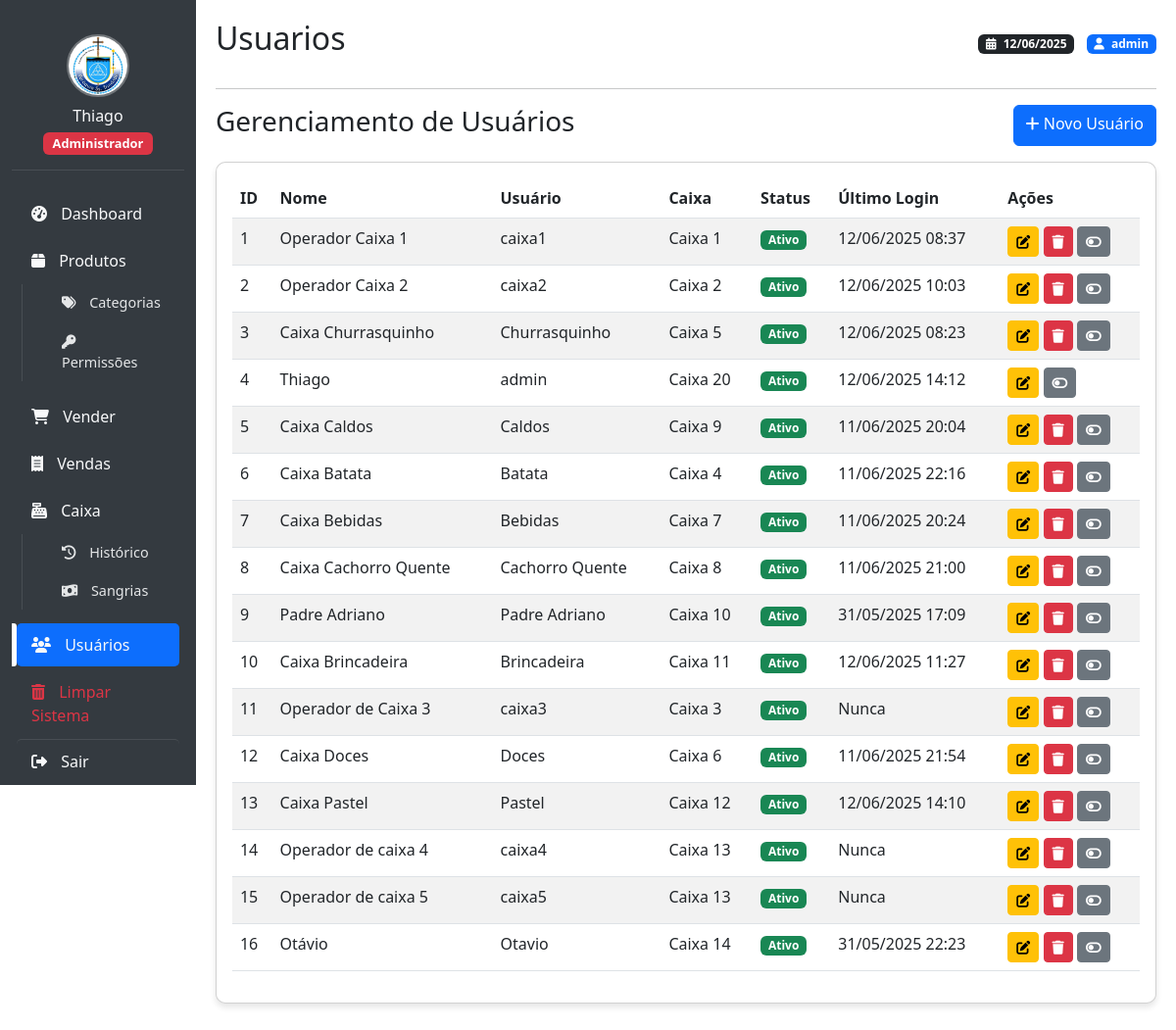
Page /usuarios.php (signed in) on the earlier database version.
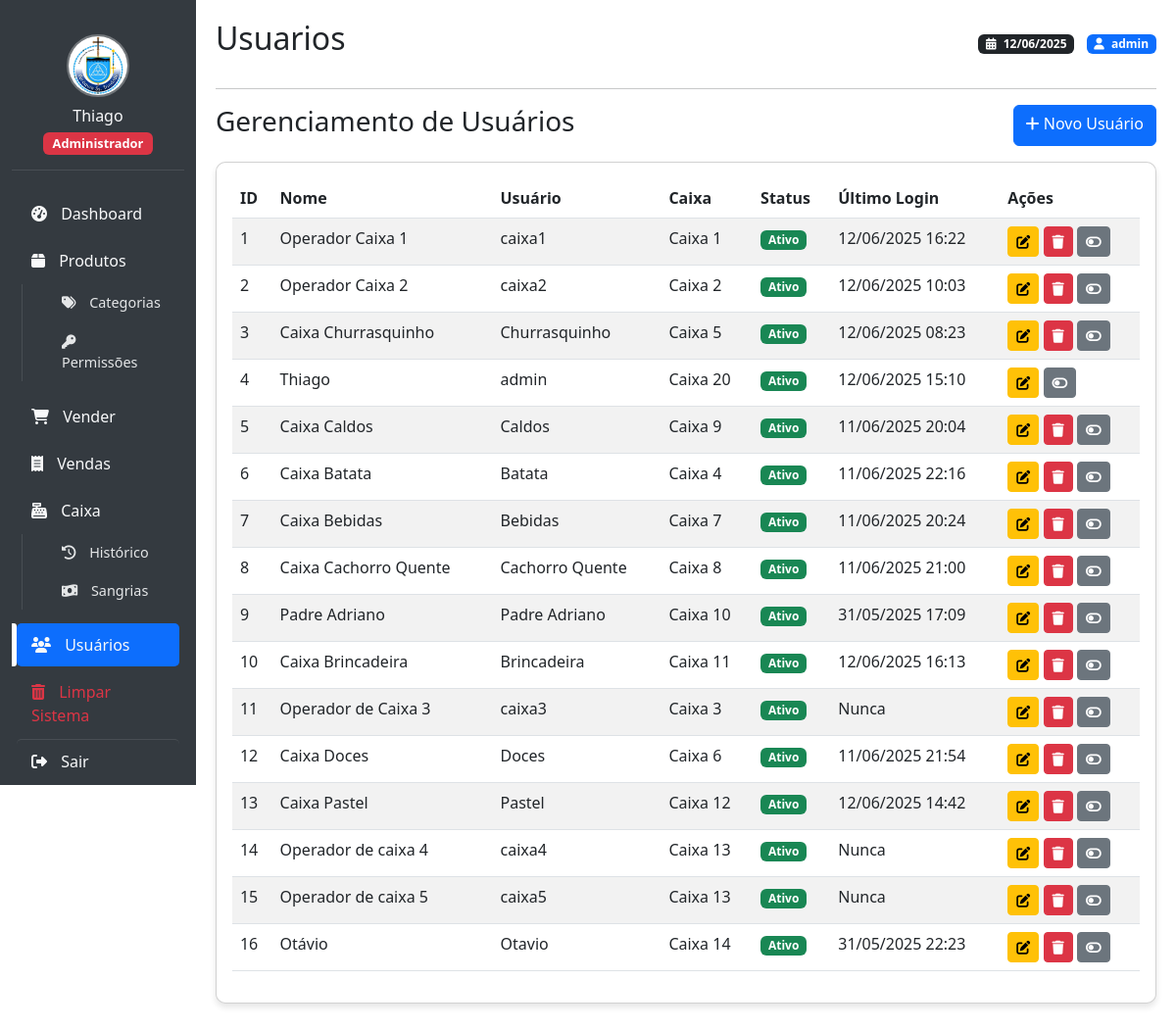
Same page on the later database version.
### tables this page shows
CREATE TABLE IF NOT EXISTS `usuarios` (
  `id` int(11) NOT NULL AUTO_INCREMENT,
  `nome` varchar(100) NOT NULL,
  `usuario` varchar(50) NOT NULL,
  `senha` varchar(255) NOT NULL,
  `caixa_numero` int(11) NOT NULL,
  `ativo` tinyint(1) DEFAULT 1,
  `ultimo_login` datetime DEFAULT NULL,
  `nivel` varchar(20) NOT NULL DEFAULT 'operador' COMMENT 'administrador ou operador',
  PRIMARY KEY (`id`),
  UNIQUE KEY `usuario` (`usuario`)
);

### usuarios.php (the view, shortened to what this page needs)
<?php
require_once 'db.php';
$sql = "SELECT * FROM usuarios ORDER BY id";
$result = mysqli_query($conn, $sql);
include 'header.php';
?>
<div class="d-flex justify-content-between mb-3">
    <h3>Gerenciamento de Usuários</h3>
    <a href="adicionar_usuario.php" class="btn btn-primary">
        <i class="fas fa-plus"></i> Novo Usuário
    </a>
</div>
<div class="card">
    <div class="card-body">
        <div class="table-responsive">
            <table class="table table-striped table-hover">
                <thead>
                    <tr>
                        <th>ID</th>
                        <th>Nome</th>
                        <th>Usuário</th>
                        <th>Caixa</th>
                        <th>Status</th>
                        <th>Último Login</th>
                        <th>Ações</th>
                    </tr>
                </thead>
                <tbody>
                    <?php if (mysqli_num_rows($result) > 0): ?>
                        <?php while($row = mysqli_fetch_assoc($result)): ?>
                            <tr>
                                <td><?php echo $row['id']; ?></td>
                                <td><?php echo $row['nome']; ?></td>
                                <td><?php echo $row['usuario']; ?></td>
                                <td>Caixa <?php echo $row['caixa_numero']; ?></td>
                                <td>
                                    <?php if ($row['ativo']): ?>
                                        <span class="badge bg-success">Ativo</span>
                                    <?php else: ?>
                                        <span class="badge bg-danger">Inativo</span>
                                    <?php endif; ?>
                                </td>
                                <td>
                                    <?php echo $row['ultimo_login'] ? date('d/m/Y H:i', strtotime($row['ultimo_login'])) : 'Nunca' ?>
                                </td>
                                <td>
                                    <a href="editar_usuario.php?id=<?php echo $row['id']; ?>" class="btn btn-sm btn-warning">
                                        <i class="fas fa-edit"></i>
                                    </a>
                                    <?php if ($row['id'] != $_SESSION['usuario_id']):  ?>
                                    <a href="excluir_usuario.php?id=<?php echo $row['id']; ?>" class="btn btn-sm btn-danger"
                                       onclick="return confirm('Tem certeza que deseja excluir este usuário?')">
                                        <i class="fas fa-trash"></i>
                                    </a>
                                    <?php endif; ?>
                                    <a href="alternar_status_usuario.php?id=<?php echo $row['id']; ?>" class="btn btn-sm <?php echo $row['ativo'] ? 'btn-secondary' : 'btn-success'; ?>">
                                        <i class="fas <?php echo $row['ativo'] ? 'fa-toggle-off' : 'fa-toggle-on'; ?>"></i>
                                    </a>
                                </td>
                            </tr>
                        <?php endwhile; ?>
                    <?php else: ?>
                        <tr>
                            <td colspan="7" class="text-center">Nenhum usuário cadastrado</td>
                        </tr>
                    <?php endif; ?>
                </tbody>
            </table>
        </div>
    </div>
</div>
<?php include 'footer.php'; ?>

Differences in the rows shown:
changed usuarios "Operador Caixa 1": ultimo_login "12/06/2025 08:37" → "12/06/2025 16:22"
changed usuarios "Thiago": ultimo_login "12/06/2025 14:12" → "12/06/2025 15:10"
changed usuarios "Caixa Brincadeira": ultimo_login "12/06/2025 11:27" → "12/06/2025 16:13"
changed usuarios "Caixa Pastel": ultimo_login "12/06/2025 14:10" → "12/06/2025 14:42"
